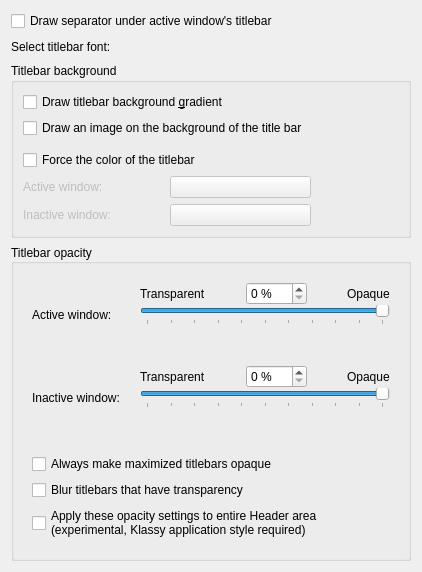
     <widget class="QWidget" name="tab_titlebar">
      <attribute name="title">
       <string>&amp;Titlebar</string>
      </attribute>
      <layout class="QGridLayout" name="gridLayout_15">
       <item row="4" column="0">
        <widget class="QCheckBox" name="drawTitleBarSeparator">
         <property name="text">
          <string>Draw separator under active window's titlebar</string>
         </property>
        </widget>
       </item>
       <item row="6" column="0">
        <layout class="QHBoxLayout" name="horizontalLayout_6">
         <item>
          <widget class="QLabel" name="label_341">
           <property name="text">
            <string>Select titlebar font:</string>
           </property>
          </widget>
         </item>
         <item>
          <widget class="KFontRequester" name="titlebarFont">
           <property name="font">
            <font>
             <strikeout>false</strikeout>
            </font>
           </property>
          </widget>
         </item>
         <item>
          <spacer name="horizontalSpacer_28">
           <property name="orientation">
            <enum>Qt::Horizontal</enum>
           </property>
           <property name="sizeHint" stdset="0">
            <size>
             <width>40</width>
             <height>20</height>
            </size>
           </property>
          </spacer>
         </item>
        </layout>
       </item>
       <item row="7" column="0">
        <widget class="QGroupBox" name="groupBox_2">
         <property name="enabled">
          <bool>true</bool>
         </property>
         <property name="title">
          <string>Titlebar background</string>
         </property>
         <layout class="QGridLayout" name="gridLayout_16">
          <item row="7" column="0">
           <layout class="QHBoxLayout" name="horizontalLayout_9">
            <item>
             <widget class="QLabel" name="colorLabel_1">
              <property name="enabled">
               <bool>false</bool>
              </property>
              <property name="text">
               <string>Inactive window:</string>
              </property>
             </widget>
            </item>
            <item>
             <widget class="KColorButton" name="titlebarInactiveColor">
              <property name="enabled">
               <bool>false</bool>
              </property>
             </widget>
            </item>
           </layout>
          </item>
          <item row="6" column="1">
           <spacer name="horizontalSpacer_19">
            <property name="orientation">
             <enum>Qt::Horizontal</enum>
            </property>
            <property name="sizeHint" stdset="0">
             <size>
              <width>40</width>
              <height>20</height>
             </size>
            </property>
           </spacer>
          </item>
          <item row="1" column="0">
           <widget class="QCheckBox" name="backgroundImgEnabled">
            <property name="text">
             <string>Draw an image on the background of the title bar </string>
            </property>
           </widget>
          </item>
          <item row="4" column="0">
           <widget class="QCheckBox" name="backgroundColorEnabled">
            <property name="text">
             <string>Force the color of the titlebar</string>
            </property>
           </widget>
          </item>
          <item row="0" column="0">
           <widget class="QCheckBox" name="drawBackgroundGradient">
            <property name="text">
             <string>Draw titlebar background &amp;gradient</string>
            </property>
           </widget>
          </item>
          <item row="3" column="0">
           <widget class="KUrlRequester" name="titlebarBackgroundImg">
            <property name="enabled">
             <bool>false</bool>
            </property>
            <property name="mode">
             <set>KFile::ExistingOnly|KFile::File|KFile::LocalOnly</set>
            </property>
           </widget>
          </item>
          <item row="6" column="0">
           <layout class="QHBoxLayout" name="horizontalLayout_7">
            <item>
             <widget class="QLabel" name="colorLabel_2">
              <property name="enabled">
               <bool>false</bool>
              </property>
              <property name="text">
               <string>Active window:</string>
              </property>
             </widget>
            </item>
            <item>
             <widget class="KColorButton" name="titlebarActiveColor">
              <property name="enabled">
               <bool>false</bool>
              </property>
             </widget>
            </item>
           </layout>
          </item>
         </layout>
        </widget>
       </item>
       <item row="8" column="0">
        <widget class="QGroupBox" name="groupBox_4">
         <property name="title">
          <string>Titlebar opacity</string>
         </property>
         <property name="alignment">
          <set>Qt::AlignLeading|Qt::AlignLeft|Qt::AlignVCenter</set>
         </property>
         <layout class="QGridLayout" name="gridLayout_2">
          <property name="leftMargin">
           <number>18</number>
          </property>
          <property name="topMargin">
           <number>18</number>
          </property>
          <property name="rightMargin">
           <number>18</number>
          </property>
          <property name="bottomMargin">
           <number>18</number>
          </property>
          <item row="5" column="0">
           <widget class="QCheckBox" name="blurTransparentTitlebars">
            <property name="text">
             <string>Blur titlebars that have transparency</string>
            </property>
           </widget>
          </item>
          <item row="3" column="0">
           <widget class="QCheckBox" name="opaqueMaximizedTitlebars">
            <property name="text">
             <string>Always make maximized titlebars opaque</string>
            </property>
           </widget>
          </item>
          <item row="1" column="0">
           <layout class="QVBoxLayout" name="verticalLayout_2">
            <property name="spacing">
             <number>20</number>
            </property>
            <item>
             <layout class="QFormLayout" name="formLayout_2">
              <property name="verticalSpacing">
               <number>0</number>
              </property>
              <item row="0" column="1">
               <layout class="QHBoxLayout" name="horizontalLayout">
                <item>
                 <widget class="QLabel" name="_menuOpacityTransparentLabel">
                  <property name="text">
                   <string>Transparent</string>
                  </property>
                 </widget>
                </item>
                <item>
                 <spacer name="horizontalSpacer_9">
                  <property name="orientation">
                   <enum>Qt::Horizontal</enum>
                  </property>
                  <property name="sizeHint" stdset="0">
                   <size>
                    <width>40</width>
                    <height>20</height>
                   </size>
                  </property>
                 </spacer>
                </item>
                <item>
                 <widget class="QSpinBox" name="activeTitlebarOpacity_2">
                  <property name="suffix">
                   <string> %</string>
                  </property>
                  <property name="maximum">
                   <number>100</number>
                  </property>
                  <property name="value">
                   <number>0</number>
                  </property>
                 </widget>
                </item>
                <item>
                 <spacer name="horizontalSpacer_15">
                  <property name="orientation">
                   <enum>Qt::Horizontal</enum>
                  </property>
                  <property name="sizeHint" stdset="0">
                   <size>
                    <width>40</width>
                    <height>20</height>
                   </size>
                  </property>
                 </spacer>
                </item>
                <item>
                 <widget class="QLabel" name="_menuOpacityTransparentLabel_2">
                  <property name="text">
                   <string>Opaque</string>
                  </property>
                 </widget>
                </item>
               </layout>
              </item>
              <item row="1" column="0">
               <widget class="QLabel" name="_menuGroupDescription">
                <property name="text">
                 <string>Active window:</string>
                </property>
                <property name="buddy">
                 <cstring>activeTitlebarOpacity_2</cstring>
                </property>
               </widget>
              </item>
              <item row="1" column="1">
               <widget class="QSlider" name="activeTitlebarOpacity">
                <property name="minimum">
                 <number>0</number>
                </property>
                <property name="maximum">
                 <number>100</number>
                </property>
                <property name="singleStep">
                 <number>1</number>
                </property>
                <property name="pageStep">
                 <number>10</number>
                </property>
                <property name="value">
                 <number>100</number>
                </property>
                <property name="orientation">
                 <enum>Qt::Horizontal</enum>
                </property>
                <property name="invertedAppearance">
                 <bool>false</bool>
                </property>
                <property name="invertedControls">
                 <bool>false</bool>
                </property>
                <property name="tickPosition">
                 <enum>QSlider::TicksBelow</enum>
                </property>
                <property name="tickInterval">
                 <number>10</number>
                </property>
               </widget>
              </item>
              <item row="2" column="0">
               <spacer name="verticalSpacer_10">
                <property name="orientation">
                 <enum>Qt::Vertical</enum>
                </property>
                <property name="sizeType">
                 <enum>QSizePolicy::Maximum</enum>
                </property>
                <property name="sizeHint" stdset="0">
                 <size>
                  <width>20</width>
                  <height>40</height>
                 </size>
                </property>
               </spacer>
              </item>
              <item row="3" column="1">
               <layout class="QHBoxLayout" name="horizontalLayout_2">
                <item>
                 <widget class="QLabel" name="_menuOpacityTransparentLabel_4">
                  <property name="text">
                   <string>Transparent</string>
                  </property>
                 </widget>
                </item>
                <item>
                 <spacer name="horizontalSpacer_16">
                  <property name="orientation">
                   <enum>Qt::Horizontal</enum>
                  </property>
                  <property name="sizeHint" stdset="0">
                   <size>
                    <width>40</width>
                    <height>20</height>
                   </size>
                  </property>
                 </spacer>
                </item>
                <item>
                 <widget class="QSpinBox" name="inactiveTitlebarOpacity_2">
                  <property name="suffix">
                   <string> %</string>
                  </property>
                  <property name="maximum">
                   <number>100</number>
                  </property>
                  <property name="value">
                   <number>0</number>
                  </property>
                 </widget>
                </item>
                <item>
                 <spacer name="horizontalSpacer_17">
                  <property name="orientation">
                   <enum>Qt::Horizontal</enum>
                  </property>
                  <property name="sizeHint" stdset="0">
                   <size>
                    <width>40</width>
                    <height>20</height>
                   </size>
                  </property>
                 </spacer>
                </item>
                <item>
                 <widget class="QLabel" name="_menuOpacityTransparentLabel_3">
                  <property name="text">
                   <string>Opaque</string>
                  </property>
                 </widget>
                </item>
               </layout>
              </item>
              <item row="4" column="0">
               <widget class="QLabel" name="_menuGroupDescription_2">
                <property name="text">
                 <string>Inactive window:</string>
                </property>
                <property name="buddy">
                 <cstring>inactiveTitlebarOpacity_2</cstring>
                </property>
               </widget>
              </item>
              <item row="4" column="1">
               <widget class="QSlider" name="inactiveTitlebarOpacity">
                <property name="minimum">
                 <number>0</number>
                </property>
                <property name="maximum">
                 <number>100</number>
                </property>
                <property name="singleStep">
                 <number>1</number>
                </property>
                <property name="pageStep">
                 <number>10</number>
                </property>
                <property name="value">
                 <number>100</number>
                </property>
                <property name="orientation">
                 <enum>Qt::Horizontal</enum>
                </property>
                <property name="invertedAppearance">
                 <bool>false</bool>
                </property>
                <property name="invertedControls">
                 <bool>false</bool>
                </property>
                <property name="tickPosition">
                 <enum>QSlider::TicksBelow</enum>
                </property>
                <property name="tickInterval">
                 <number>10</number>
                </property>
               </widget>
              </item>
             </layout>
            </item>
           </layout>
          </item>
          <item row="6" column="0">
           <widget class="QCheckBox" name="applyOpacityToHeader">
            <property name="text">
             <string>Apply these opacity settings to entire Header area
(experimental, Klassy application style required)</string>
            </property>
           </widget>
          </item>
          <item row="2" column="0">
           <spacer name="verticalSpacer_17">
            <property name="orientation">
             <enum>Qt::Vertical</enum>
            </property>
            <property name="sizeType">
             <enum>QSizePolicy::Fixed</enum>
            </property>
            <property name="sizeHint" stdset="0">
             <size>
              <width>20</width>
              <height>40</height>
             </size>
            </property>
           </spacer>
          </item>
         </layout>
        </widget>
       </item>
      </layout>
     </widget>
